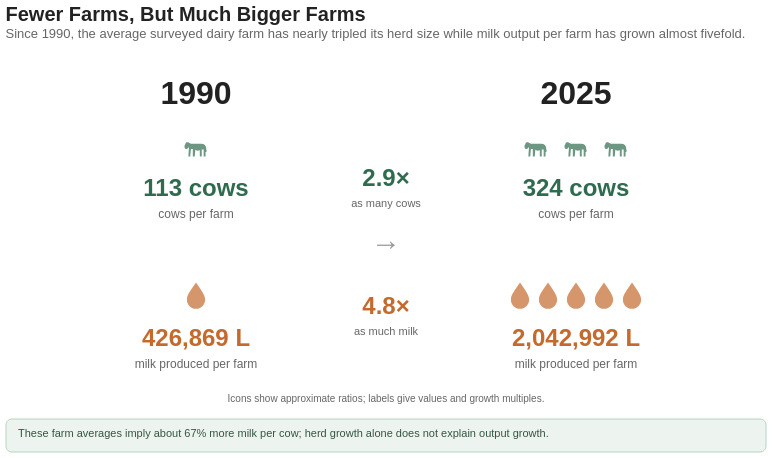

Express this chart as Vega-Lite.
### Vega-Lite specification from a JSON file in a GitHub repository (floating-point values rounded to 4 significant figures)
{"$schema": "https://vega.github.io/schema/vega-lite/v5.json", "title": {"text": "Fewer Farms, But Much Bigger Farms", "subtitle": "Since 1990, the average surveyed dairy farm has nearly tripled its herd size while milk output per farm has grown almost fivefold.", "anchor": "start", "fontSize": 20, "fontWeight": "bold", "color": "#222222", "subtitleFontSize": 13, "subtitleColor": "#666666", "offset": 18}, "width": 760, "height": 380, "layer": [{"data": {"values": [{"year": "1990", "x": 190}, {"year": "2025", "x": 570}]}, "mark": {"type": "text", "fontSize": 32, "fontWeight": "bold", "color": "#222222"}, "encoding": {"x": {"field": "x", "type": "quantitative", "axis": null, "scale": {"domain": [0, 760]}}, "y": {"value": 35}, "text": {"field": "year"}}}, {"data": {"values": [{"x": 190, "y": 88}, {"x": 530, "y": 88}, {"x": 570, "y": 88}, {"x": 610, "y": 88}]}, "mark": {"type": "point", "filled": true, "shape": "M -0.85,-0.2 C -0.8,-0.45 -0.6,-0.4 -0.4,-0.25 L 0.4,-0.25 C 0.65,-0.25 0.8,-0.1 0.8,0.1 L 0.8,0.2 C 0.85,0.25 0.85,0.35 0.8,0.4 L 0.75,0.4 L 0.75,0.75 L 0.6,0.75 L 0.6,0.2 L 0.45,0.2 L 0.45,0.75 L 0.3,0.75 L 0.3,0.25 C 0.2,0.3 0.1,0.3 0.0,0.25 L -0.05,0.2 L -0.1,0.75 L -0.25,0.75 L -0.25,0.15 L -0.4,0.15 L -0.45,0.75 L -0.6,0.75 L -0.55,0.0 L -0.7,0.15 C -0.8,0.2 -0.9,0.1 -0.9,0.0 C -0.9,-0.1 -0.9,-0.15 -0.85,-0.2 Z", "size": 650, "color": "#2F6B4F"}, "encoding": {"x": {"field": "x", "type": "quantitative", "axis": null, "scale": {"domain": [0, 760]}}, "y": {"field": "y", "type": "quantitative", "axis": null, "scale": {"domain": [380, 0]}}}}, {"data": {"values": [{"year": "1990", "x": 190, "label": "113 cows"}, {"year": "2025", "x": 570, "label": "324 cows"}]}, "mark": {"type": "text", "fontSize": 24, "fontWeight": "bold", "color": "#2F6B4F"}, "encoding": {"x": {"field": "x", "type": "quantitative", "axis": null, "scale": {"domain": [0, 760]}}, "y": {"value": 130}, "text": {"field": "label"}}}, {"data": {"values": [{"x": 190, "label": "cows per farm"}, {"x": 570, "label": "cows per farm"}]}, "mark": {"type": "text", "fontSize": 12, "color": "#666666"}, "encoding": {"x": {"field": "x", "type": "quantitative", "axis": null, "scale": {"domain": [0, 760]}}, "y": {"value": 155}, "text": {"field": "label"}}}, {"data": {"values": [{"x": 380, "y": 120, "text": "2.9×"}]}, "mark": {"type": "text", "fontSize": 24, "fontWeight": "bold", "color": "#2F6B4F"}, "encoding": {"x": {"field": "x", "type": "quantitative", "axis": null, "scale": {"domain": [0, 760]}}, "y": {"field": "y", "type": "quantitative", "axis": null, "scale": {"domain": [380, 0]}}, "text": {"field": "text"}}}, {"data": {"values": [{"x": 380, "y": 145, "text": "as many cows"}]}, "mark": {"type": "text", "fontSize": 11, "color": "#666666"}, "encoding": {"x": {"field": "x", "type": "quantitative", "axis": null, "scale": {"domain": [0, 760]}}, "y": {"field": "y", "type": "quantitative", "axis": null, "scale": {"domain": [380, 0]}}, "text": {"field": "text"}}}, {"data": {"values": [{"x": 380, "y": 182, "text": "→"}]}, "mark": {"type": "text", "fontSize": 30, "color": "#999999"}, "encoding": {"x": {"field": "x", "type": "quantitative", "axis": null, "scale": {"domain": [0, 760]}}, "y": {"field": "y", "type": "quantitative", "axis": null, "scale": {"domain": [380, 0]}}, "text": {"field": "text"}}}, {"data": {"values": [{"x": 190, "y": 235}, {"x": 514, "y": 235}, {"x": 542, "y": 235}, {"x": 570, "y": 235}, {"x": 598, "y": 235}, {"x": 626, "y": 235}]}, "mark": {"type": "point", "filled": true, "shape": "M0,-1 C0.35,-0.45 0.8,0.05 0.8,0.48 C0.8,0.95 0.44,1.3 0,1.3 C-0.44,1.3 -0.8,0.95 -0.8,0.48 C-0.8,0.05 -0.35,-0.45 0,-1 Z", "size": 520, "color": "#C46A2D"}, "encoding": {"x": {"field": "x", "type": "quantitative", "axis": null, "scale": {"domain": [0, 760]}}, "y": {"field": "y", "type": "quantitative", "axis": null, "scale": {"domain": [380, 0]}}}}, {"data": {"values": [{"year": "1990", "x": 190, "label": "426,869 L"}, {"year": "2025", "x": 570, "label": "2,042,992 L"}]}, "mark": {"type": "text", "fontSize": 24, "fontWeight": "bold", "color": "#C46A2D"}, "encoding": {"x": {"field": "x", "type": "quantitative", "axis": null, "scale": {"domain": [0, 760]}}, "y": {"value": 280}, "text": {"field": "label"}}}, {"data": {"values": [{"x": 190, "label": "milk produced per farm"}, {"x": 570, "label": "milk produced per farm"}]}, "mark": {"type": "text", "fontSize": 12, "color": "#666666"}, "encoding": {"x": {"field": "x", "type": "quantitative", "axis": null, "scale": {"domain": [0, 760]}}, "y": {"value": 305}, "text": {"field": "label"}}}, {"data": {"values": [{"x": 380, "y": 248, "text": "4.8×"}]}, "mark": {"type": "text", "fontSize": 24, "fontWeight": "bold", "color": "#C46A2D"}, "encoding": {"x": {"field": "x", "type": "quantitative", "axis": null, "scale": {"domain": [0, 760]}}, "y": {"field": "y", "type": "quantitative", "axis": null, "scale": {"domain": [380, 0]}}, "text": {"field": "text"}}}, {"data": {"values": [{"x": 380, "y": 273, "text": "as much milk"}]}, "mark": {"type": "text", "fontSize": 11, "color": "#666666"}, "encoding": {"x": {"field": "x", "type": "quantitative", "axis": null, "scale": {"domain": [0, 760]}}, "y": {"field": "y", "type": "quantitative", "axis": null, "scale": {"domain": [380, 0]}}, "text": {"field": "text"}}}, {"data": {"values": [{}]}, "mark": {"type": "text", "align": "center", "fontSize": 10, "color": "#666666", "lineHeight": 15}, "encoding": {"x": {"value": 380}, "y": {"value": 340}, "text": {"value": "Icons show approximate ratios; labels give values and growth multiples."}}}, {"data": {"values": [{}]}, "mark": {"type": "rect", "fill": "#EDF4EF", "stroke": "#B7D2BF", "strokeWidth": 1, "cornerRadius": 6, "interactive": false}, "encoding": {"x": {"value": 0}, "x2": {"value": 760}, "y": {"value": 360}, "y2": {"value": 393}}}, {"data": {"values": [{}]}, "mark": {"type": "text", "align": "left", "baseline": "top", "fontSize": 11, "lineHeight": 15, "color": "#355542", "interactive": false}, "encoding": {"x": {"value": 12}, "y": {"value": 369}, "text": {"value": ["These farm averages imply about 67% more milk per cow; herd growth alone does not explain output growth."]}}}], "config": {"background": "white", "view": {"stroke": null}}}
